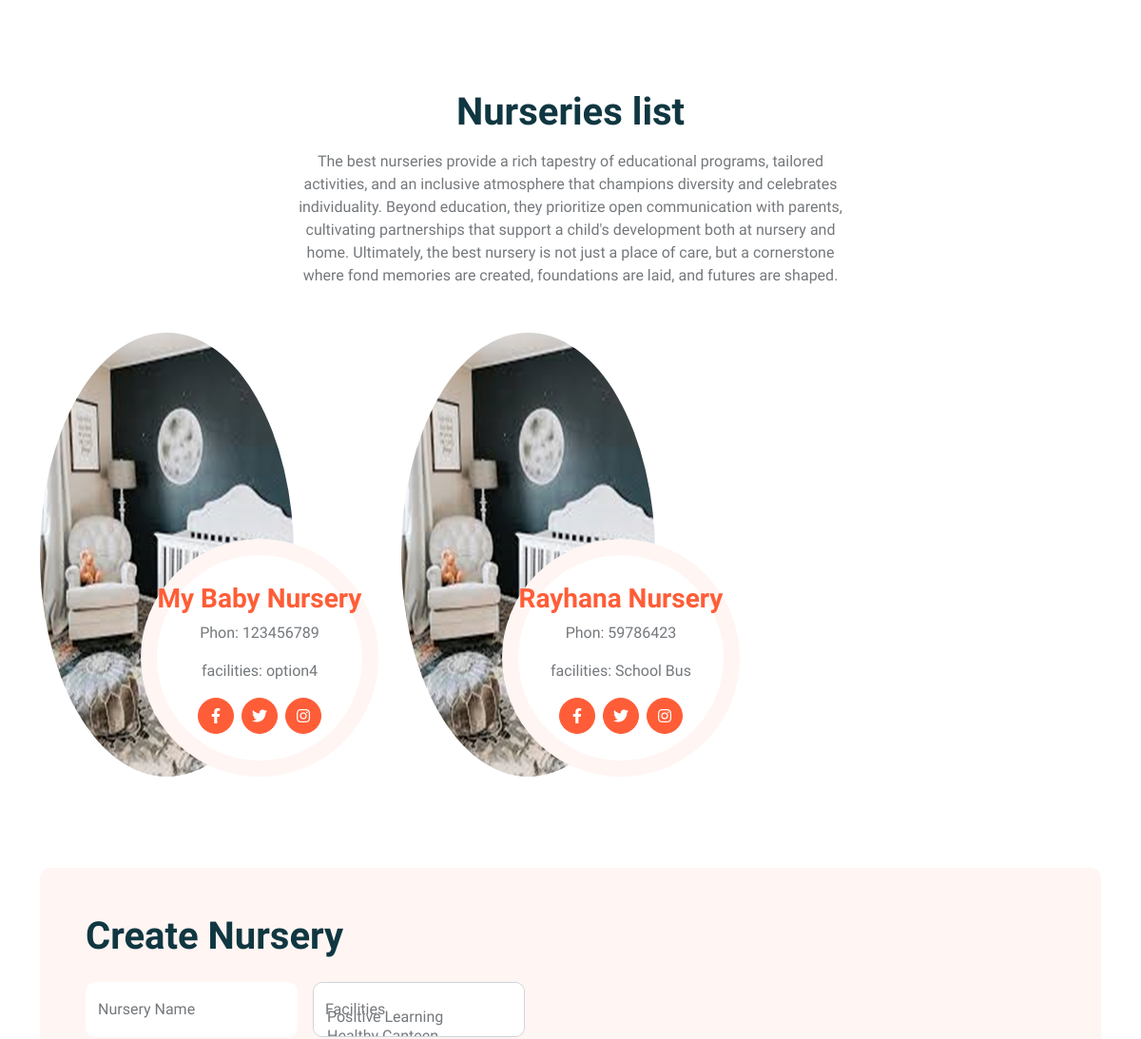
Before: / (signed in, middle part) with the older database file.
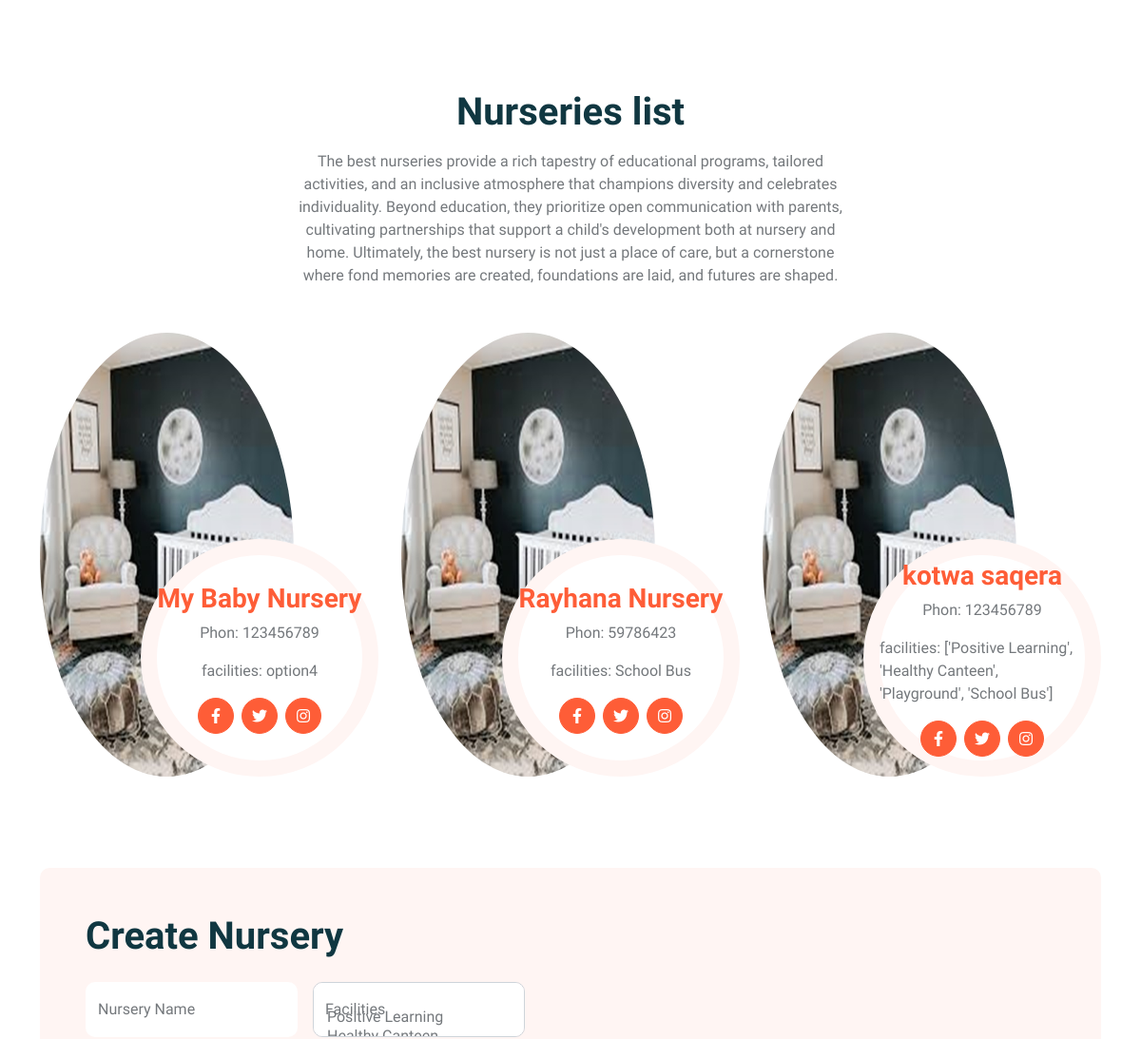
After: the same page with the newer database file.
### app/models.py (models this page shows)
class Nursery(models.Model):
    nursery_name = models.CharField(max_length=225)
    facilities = models.CharField(max_length=225)
    program_offered = models.CharField(max_length=225)
    contact_number = models.IntegerField()
    nursery_location = models.TextField(null = True)
    created_at = models.DateTimeField(auto_now_add=True)
    updated_at = models.DateTimeField(auto_now=True)

### app/views.py (the view)
# urls.py: path('',views.welcome),
def welcome(request):
    if not 'logged_user_id' in request.session:
        messages.error(request,"You have to login first")
        return redirect('/register')
    else:
        context = {
       'allnurseries': Nursery.objects.all(),
       'specific_user': User.objects.get(id=request.session['logged_user_id'])
               }
    return render(request,"nurseries.html", context)

### app/templates/nurseries.html (shortened to what this page needs)
<!DOCTYPE html>
<html lang="en">
<head>
    {% load static %}
    <link href="https://cdnjs.cloudflare.com/ajax/libs/font-awesome/5.10.0/css/all.min.css" rel="stylesheet">
    <link href="https://cdn.jsdelivr.net/npm/bootstrap-icons@1.4.1/font/bootstrap-icons.css" rel="stylesheet">
    <link href="{% static 'lib/animate/animate.min.css' %}" rel="stylesheet">
    <link href="{% static 'lib/owlcarousel/assets/owl.carousel.min.css' %}" rel="stylesheet">
    <link href="{% static 'css/bootstrap.min.css' %}" rel="stylesheet">
    <link href="{% static 'css/style.css' %}" rel="stylesheet">
</head>
<body>
    <h3 >Welcome, {{request.session.logged_user_parent_name}}!<span><a href="/logout">Log Out</a></span></h1>
    <div class="container-xxl bg-white p-0">
        <div class="container-xxl py-5">
            <div class="container">
                <div class="text-center mx-auto mb-5 wow fadeInUp" data-wow-delay="0.1s" style="max-width: 600px;">
                    <h1 class="mb-3">Nurseries list</h1>
                    <p>The best nurseries provide a rich tapestry of educational programs, tailored activities, and an inclusive atmosphere that champions diversity and celebrates individuality. Beyond education, they prioritize open communication with parents, cultivating partnerships that support a child's development both at nursery and home. Ultimately, the best nursery is not just a place of care, but a cornerstone where fond memories are created, foundations are laid, and futures are shaped.</p>
                </div>
                    <div class="row g-4">
                        {% for nursery in allnurseries%}
                        <div class="col-lg-4 col-md-6 wow fadeInUp" data-wow-delay="0.1s">
                            <div class="team-item position-relative">
                                <img class="img-fluid rounded-circle w-75" src="{% static 'img/nursery.jpg' %}" alt="">
                                <div class="team-text">
                                    <h3><a href="/nursery/{{nursery.id}}">{{nursery.nursery_name}}</a></h3>
                                    <p>Phon: {{nursery.contact_number}}</p>
                                    <p>facilities: {{nursery.facilities}}</p>
                                    <div class="d-flex align-items-center">
                                        <a class="btn btn-square btn-primary mx-1" href="facebook.com"><i class="fab fa-facebook-f"></i></a>
                                        <a class="btn btn-square btn-primary  mx-1" href="twitter.com"><i class="fab fa-twitter"></i></a>
                                        <a class="btn btn-square btn-primary  mx-1" href="instagram.com"><i class="fab fa-instagram"></i></a>
                                    </div>
                                </div>
                            </div>
                        </div>
                        {% endfor %}
                    </div>
            </div>
        </div>
        <div>
            <form action="/addnursery" method="POST">
                <div class="container-xxl py-5">
                    <div class="container">
                        <div class="bg-light rounded">
                            <div class="row g-0">
                                <div class="col-lg-6 wow fadeIn" data-wow-delay="0.1s">
                                    <div class="h-100 d-flex flex-column justify-content-center p-5">
                                        <h1 class="mb-4">Create Nursery</h1>
                                        <form>
                                            <div class="row g-3">
                                                <div class="col-sm-6">
                                                    <div class="form-floating">
                                                        <input type="text" class="form-control border-0" id="gname" placeholder="Nursery Name" name="nursery_name">
                                                        <label for="nursery_name">Nursery Name</label>
                                                    </div>
                                                </div>
                                                <div class="col-sm-6">
                                                    <div class="form-floating">
                                                        <label for="facilities" class="form-label">Facilities</label>
                                                        <select class="form-select" id="facilities" name="facilities" multiple>
                                                            <option value="Positive Learning">Positive Learning</option>
                                                            <option value="Healthy Canteen">Healthy Canteen</option>
                                                        </select>
                                                    </div>
                                                </div>
                                            </div>
                                        </form>
                                    </div>
                                </div>
                                <div class="col-lg-6 wow fadeIn" data-wow-delay="0.5s" style="min-height: 400px;">
                                    <div class="position-relative h-100">
                                        <iframe class="position-relative rounded w-100 h-100"
                                            src="https://www.google.com/maps/embed?pb=!1m18!1m12!1m3!1d12709.124660138296!2d35.2115154!3d31.7683193!2m3!1f0!2f0!3f0!3m2!1i1024!2i768!4f13.1!3m3!1m2!1s0x1502d98ebf40bf7f%3A0x9cebc3e3e74ea906!2sPalestine!5e0!3m2!1sen!2sil!4v1608726094000!5m2!1sen!2sil"
                                            frameborder="0" style="min-height: 400px; border:0;" allowfullscreen="" aria-hidden="false"
                                            tabindex="0"></iframe>
                                    </div>
                                </div>
                            </div>
                        </div>
                    </div>
                </div>
            </form>
        </div>
    </div>
</body>
</html>

### app/static/css/style.css (style rules this page uses)
:root { --primary: #FE5D37; --light: #FFF5F3; --dark: #103741; }
.btn { font-weight: 500; transition: .5s; }
.btn.btn-primary { color: #FFFFFF; }
.btn-square { width: 38px; height: 38px; }
.btn-square, .btn-sm-square, .btn-lg-square { padding: 0; display: flex; align-items: center; justify-content: center; font-weight: normal; border-radius: 50px; }
h1, h2, h3, h4, .h1, .h2, .h3, .h4, .display-1, .display-2, .display-3, .display-4, .display-5, .display-6 { font-family: 'Lobster Two', cursive; font-weight: 700; }
.team-item .team-text { position: absolute; width: 250px; height: 250px; bottom: 0; right: 0; display: flex; align-items: center; justify-content: center; flex-direction: column; background: #FFFFFF; border: 17px solid var(--light); border-radius: 250px; transition: .5s; }

Changed rows visible on the page:
added Nursery: nursery_name "kotwa saqera", contact_number "123456789", facilities "['Positive Learning', 'Healthy Canteen', 'Playground', 'School Bus']"
